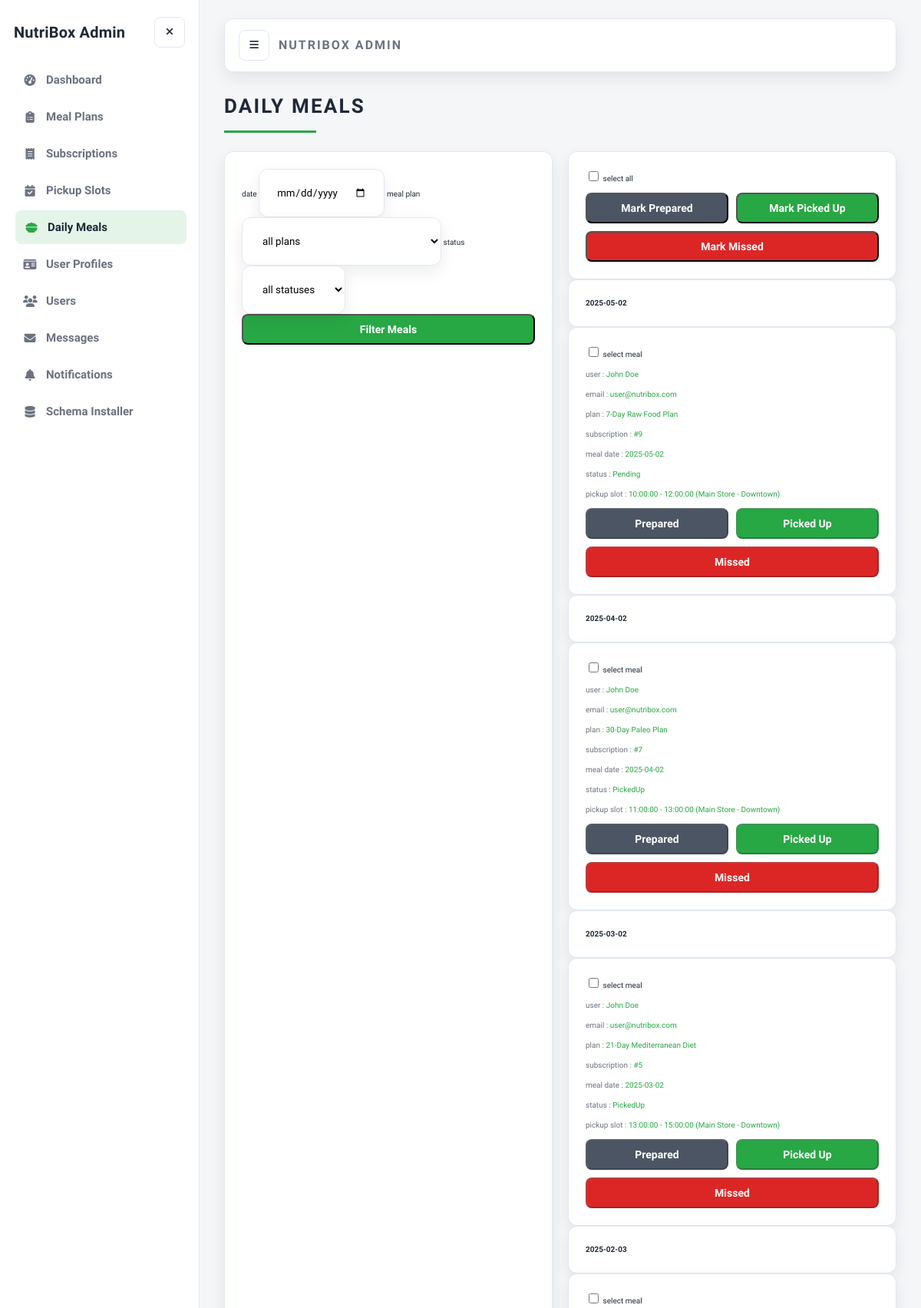
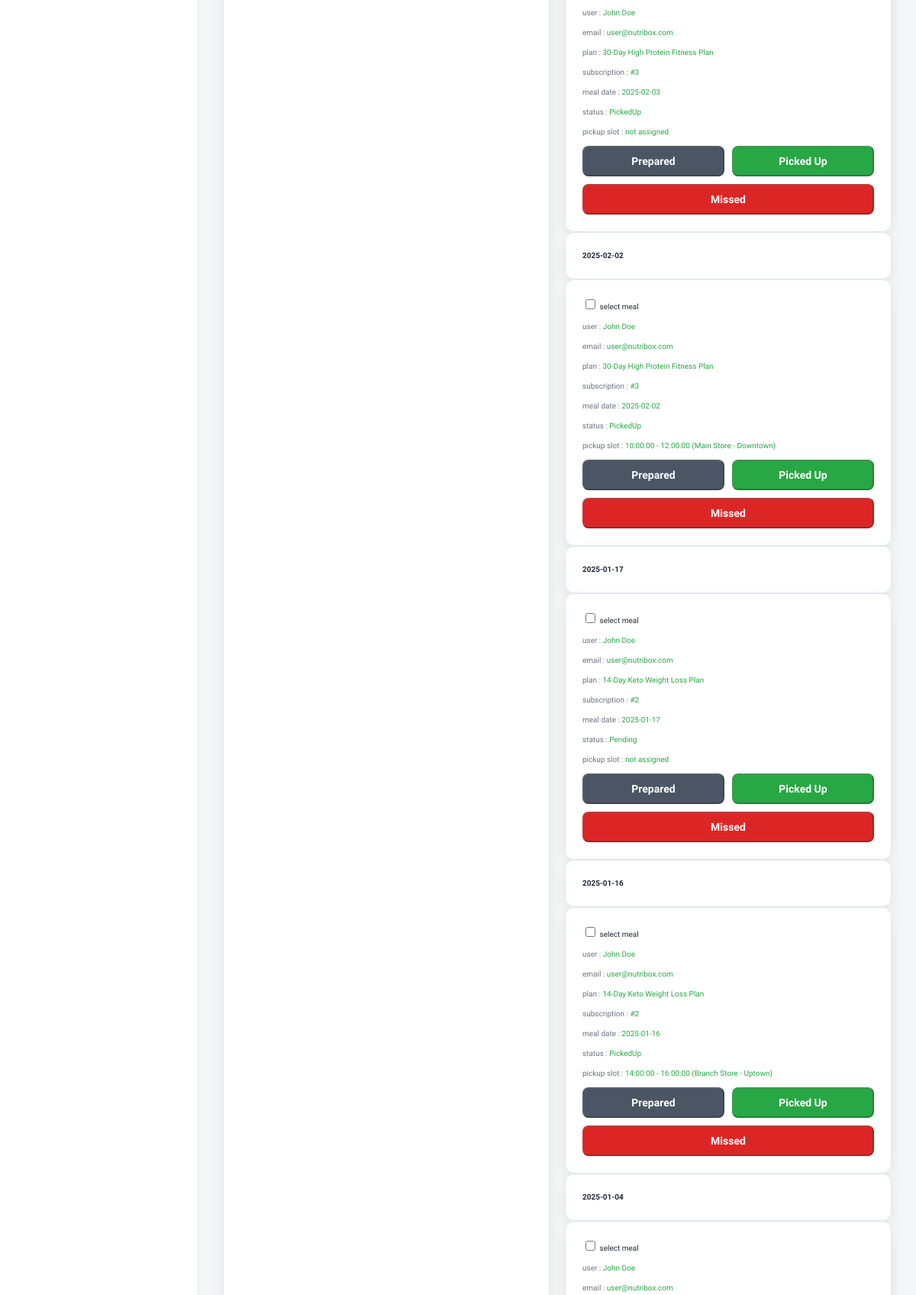
The page /admin/admin_daily_meals.php (signed in, upper part) on the database its author committed (2 pictures, top to bottom).
### tables this page shows
CREATE TABLE IF NOT EXISTS subscription_meals (
  id INT(100) NOT NULL AUTO_INCREMENT,
  subscription_id INT(100) NOT NULL,
  meal_date DATE NOT NULL,
  status VARCHAR(20) NOT NULL DEFAULT 'Pending',
  created_at TIMESTAMP NOT NULL DEFAULT CURRENT_TIMESTAMP,
  PRIMARY KEY (id),
  UNIQUE KEY unique_subscription_meal_date (subscription_id, meal_date),
  KEY idx_subscription_id (subscription_id),
  KEY idx_meal_date (meal_date)
);

CREATE TABLE IF NOT EXISTS users (
  id INT(100) NOT NULL AUTO_INCREMENT,
  name VARCHAR(100) NOT NULL,
  email VARCHAR(100) NOT NULL,
  password VARCHAR(255) NOT NULL,
  user_type VARCHAR(20) NOT NULL DEFAULT 'user',
  image VARCHAR(100) NOT NULL DEFAULT 'default-avatar.svg',
  PRIMARY KEY (id),
  UNIQUE KEY unique_email (email)
);

CREATE TABLE IF NOT EXISTS meal_plans (
  id INT(100) NOT NULL AUTO_INCREMENT,
  name VARCHAR(100) NOT NULL,
  description VARCHAR(500) NOT NULL,
  price INT(100) NOT NULL,
  duration INT(10) NOT NULL COMMENT 'Duration in days',
  calories INT(10) NOT NULL,
  diet_type VARCHAR(50) NOT NULL,
  image VARCHAR(100) NOT NULL,
  PRIMARY KEY (id)
);

CREATE TABLE IF NOT EXISTS subscription_pickup_slots (
  id INT(100) NOT NULL AUTO_INCREMENT,
  subscription_id INT(100) NOT NULL,
  pickup_slot_id INT(100) DEFAULT NULL,
  pickup_date DATE NOT NULL,
  time_from TIME NOT NULL,
  time_to TIME NOT NULL,
  location VARCHAR(255) NOT NULL,
  status VARCHAR(20) NOT NULL DEFAULT 'Assigned',
  created_at TIMESTAMP NOT NULL DEFAULT CURRENT_TIMESTAMP,
  updated_at TIMESTAMP NOT NULL DEFAULT CURRENT_TIMESTAMP ON UPDATE CURRENT_TIMESTAMP,
  PRIMARY KEY (id),
  KEY idx_subscription_id (subscription_id),
  KEY idx_pickup_slot_id (pickup_slot_id)
);

### admin/admin_daily_meals.php (the view, shortened to what this page needs)
<?php
require_once __DIR__ . "/admin_auth.php";
function subscription_is_expired($subscription)
{
    $status = isset($subscription["subscription_status"])
        ? $subscription["subscription_status"]
        : $subscription["status"] ?? "";
    if (!empty($subscription["end_date"])) {
        $today = new DateTime(date("Y-m-d"));
        $end_date = new DateTime($subscription["end_date"]);
        if ($end_date < $today) {
            return true;
        }
    }
    return false;
}
$filter_date = isset($_GET["date"]) ? trim($_GET["date"]) : "";
$conditions = [];
$params = [];
$where_sql = $conditions ? "WHERE " . implode(" AND ", $conditions) : "";
$meals = $conn->prepare(
    "SELECT sm.id, sm.subscription_id, sm.meal_date, sm.status AS meal_status, sm.created_at,
            s.status AS subscription_status, s.approval_status, s.end_date, u.name AS user_name, u.email,
            m.name AS meal_name, sps.time_from, sps.time_to, sps.location, sps.status AS pickup_status
     FROM `subscription_meals` AS sm
     INNER JOIN `subscriptions` AS s ON sm.subscription_id = s.id
     INNER JOIN `users` AS u ON s.user_id = u.id
     INNER JOIN `meal_plans` AS m ON s.meal_plan_id = m.id
     LEFT JOIN `subscription_pickup_slots` AS sps
       ON sps.subscription_id = sm.subscription_id AND sps.pickup_date = sm.meal_date AND sps.status != 'Cancelled'
     $where_sql
     ORDER BY sm.meal_date DESC, sm.id DESC",
);
$meals->execute($params);
?>
<!DOCTYPE html>
<html lang="en">
<head>
   <link rel="stylesheet" href="https://cdnjs.cloudflare.com/ajax/libs/font-awesome/6.1.1/css/all.min.css">
   <link rel="stylesheet" href="css/admin_style.css">
</head>
<body class="admin-body">
<?php include "admin_header.php"; ?>
<section class="placed-orders">
   <h1 class="title">daily meals</h1>
   <div class="box-container">
      <div class="box" style="width:100%;">
         <form action="" method="GET">
            <label for="date">date</label>
            <input type="date" name="date" id="date" class="box" value="<?= $filter_date ?>">
            <label for="plan_id">meal plan</label>
            <select name="plan_id" id="plan_id" class="box">
               <option value="" selected>all plans</option>
            </select>
            <label for="status">status</label>
            <select name="status" id="status" class="box">
               <option value="" selected>all statuses</option>
            </select>
            <input type="submit" class="btn" value="filter meals">
         </form>
      </div>
      <form action="" method="POST" style="width:100%;">
         <div class="box" style="width:100%;">
            <label><input type="checkbox" id="select-all"> select all</label>
            <div class="flex-btn" style="margin-top:1rem;">
               <button type="submit" name="bulk_action" value="bulk_prepared" class="option-btn">mark prepared</button>
               <button type="submit" name="bulk_action" value="bulk_picked_up" class="btn">mark picked up</button>
               <button type="submit" name="bulk_action" value="bulk_missed" class="delete-btn">mark missed</button>
            </div>
         </div>
         <?php if ($meals->rowCount() > 0) {
             $current_date = "";
             while ($meal = $meals->fetch(PDO::FETCH_ASSOC)) {
                 if ($current_date !== $meal["meal_date"]) {
                     $current_date = $meal["meal_date"]; ?>
                     <div class="box" style="width:100%;">
                        <strong><?= $current_date ?></strong>
                     </div>
                 <?php
                 }
                 $read_only =
                     $meal["subscription_status"] !== "Active" ||
                     $meal["approval_status"] !== "Approved" ||
                     $meal["meal_status"] === "PickedUp" ||
                     $meal["meal_status"] === "Delivered" ||
                     $meal["meal_status"] === "Missed" ||
                     subscription_is_expired($meal);
                 ?>
         <div class="box">
            <label>
               <input type="checkbox" name="meal_ids[]" value="<?= $meal[
                   "id"
               ] ?>" class="meal-checkbox">
               select meal
            </label>
            <p> user : <span><?= $meal["user_name"] ?></span> </p>
            <p> email : <span><?= $meal["email"] ?></span> </p>
            <p> plan : <span><?= $meal["meal_name"] ?></span> </p>
            <p> subscription : <span>#<?= $meal[
                "subscription_id"
            ] ?></span> </p>
            <p> meal date : <span><?= $meal["meal_date"] ?></span> </p>
            <p> status : <span><?= $meal["meal_status"] ?></span> </p>
            <p> pickup slot : <span>
               <?php if (!empty($meal["time_from"])) { ?>
                  <?= $meal["time_from"] ?> - <?= $meal[
     "time_to"
 ] ?> (<?= $meal["location"] ?>)
               <?php } else { ?>
                  not assigned
               <?php } ?>
            </span></p>
            <div class="flex-btn" style="margin-top:1rem;">
               <button type="submit" name="mark_prepared" value="<?= $meal[
                   "id"
               ] ?>" class="option-btn" <?= $read_only ||
$meal["meal_status"] !== "Pending"
    ? "disabled"
    : "" ?>>prepared</button>
               <button type="submit" name="mark_picked_up" value="<?= $meal[
                   "id"
               ] ?>" class="btn" <?= $read_only ||
$meal["meal_status"] !== "Prepared"
    ? "disabled"
    : "" ?>>picked up</button>
               <button type="submit" name="mark_missed" value="<?= $meal[
                   "id"
               ] ?>" class="delete-btn" <?= $read_only ||
$meal["meal_status"] !== "Prepared"
    ? "disabled"
    : "" ?>>missed</button>
            </div>
         </div>
         <?php
             }
         } else {
             echo '<p class="empty">no daily meals found!</p>';
         } ?>
      </form>
   </div>
</section>
<?php include "admin_footer.php"; ?>
</body>
</html>

### admin/css/admin_style.css (style rules this page uses)
:root { --admin-bg: #f5f6f8; --admin-card: #ffffff; --admin-text: #1f2937; --admin-muted: #6b7280; --admin-border: #e2e8f0; --admin-accent: #28a745; --admin-accent-soft: rgba(40, 167, 69, 0.12); --admin-danger: #dc2626; --admin-shadow: 0 8px 20px rgba(15, 23, 42, 0.08); --admin-shadow-hover: 0 14px 28px rgba(15, 23, 42, 0.12); --admin-sidebar-width: 260px; }
.admin-body, .admin-body * { box-sizing: border-box; }
.admin-body { font-family: "Source Sans 3", sans-serif; margin: 0; background: var(--admin-bg); color: var(--admin-text); min-height: 100vh; line-height: 1.6; animation: adminFadeIn 0.45s ease both; }
html { font-size: 62.5%; scroll-behavior: smooth; }
section { padding: 0; max-width: 1200px; margin: 0 auto 3rem; }
.title { text-align: left; margin: 0 0 2.4rem; text-transform: uppercase; color: var(--admin-text); font-size: 2.6rem; font-weight: 700; letter-spacing: 0.22rem; }
.title::after { content: ""; width: 120px; height: 3px; background: var(--admin-accent); display: block; margin-top: 1rem; }
.btn, .delete-btn, .option-btn { display: inline-block; width: 100%; padding: 1rem 1.6rem; border-radius: 0.8rem; font-size: 1.4rem; font-weight: 600; text-transform: capitalize; text-align: center; cursor: pointer; transition: transform 0.2s ease, box-shadow 0.2s ease, background 0.2s ease; }
.admin-body input, .admin-body select, .admin-body textarea, .admin-body button { font-family: inherit; }
.btn { background: var(--admin-accent); color: #fff; }
.option-btn { background: #4b5563; color: #fff; }
.delete-btn { background: var(--admin-danger); color: #fff; }
.flex-btn { display: flex; flex-wrap: wrap; gap: 1rem; }
.flex-btn > * { flex: 1; min-width: 140px; }
.dashboard .box-container, .show-products .box-container, .placed-orders .box-container, .user-accounts .box-container, .messages .box-container { display: grid; grid-template-columns: repeat(auto-fit, minmax(26rem, 1fr)); gap: 2rem; align-items: stretch; }
.dashboard .box-container .box, .show-products .box-container .box, .placed-orders .box-container .box, .user-accounts .box-container .box, .messages .box-container .box { background: var(--admin-card); border: 1px solid var(--admin-border); border-radius: 1.2rem; padding: 2.2rem; box-shadow: var(--admin-shadow); transition: transform 0.2s ease, box-shadow 0.2s ease; animation: adminCardIn 0.45s ease both; }
.show-products .box-container .box .cat, .placed-orders .box-container .box p span, .user-accounts .box-container .box p span, .messages .box-container .box p span { color: var(--admin-accent); }
.show-products .box-container .box .details, .placed-orders .box-container .box p, .user-accounts .box-container .box p, .messages .box-container .box p { color: var(--admin-muted); }

### rows shown on the page
subscription_meals: meal_date "2025-05-02", users.name "John Doe", users.email "user@nutribox.com", meal_plans.name "7-Day Raw Food Plan", subscription "9", status "Pending", subscription_pickup_slots.time_from "10:00:00", subscription_pickup_slots.time_to "12:00:00", subscription_pickup_slots.location "Main Store - Downtown"
subscription_meals: meal_date "2025-04-02", users.name "John Doe", users.email "user@nutribox.com", meal_plans.name "30-Day Paleo Plan", subscription "7", status "PickedUp", subscription_pickup_slots.time_from "11:00:00", subscription_pickup_slots.time_to "13:00:00", subscription_pickup_slots.location "Main Store - Downtown"
subscription_meals: meal_date "2025-03-02", users.name "John Doe", users.email "user@nutribox.com", meal_plans.name "21-Day Mediterranean Diet", subscription "5", status "PickedUp", subscription_pickup_slots.time_from "13:00:00", subscription_pickup_slots.time_to "15:00:00", subscription_pickup_slots.location "Main Store - Downtown"
subscription_meals: meal_date "2025-02-03", users.name "John Doe", users.email "user@nutribox.com", meal_plans.name "30-Day High Protein Fitness Plan", subscription "3", status "PickedUp", shows "not assigned"
subscription_meals: meal_date "2025-02-02", users.name "John Doe", users.email "user@nutribox.com", meal_plans.name "30-Day High Protein Fitness Plan", subscription "3", status "PickedUp", subscription_pickup_slots.time_from "10:00:00", subscription_pickup_slots.time_to "12:00:00", subscription_pickup_slots.location "Main Store - Downtown"
subscription_meals: meal_date "2025-01-17", users.name "John Doe", users.email "user@nutribox.com", meal_plans.name "14-Day Keto Weight Loss Plan", subscription "2", status "Pending", shows "not assigned"
subscription_meals: meal_date "2025-01-16", users.name "John Doe", users.email "user@nutribox.com", meal_plans.name "14-Day Keto Weight Loss Plan", subscription "2", status "PickedUp", subscription_pickup_slots.time_from "14:00:00", subscription_pickup_slots.time_to "16:00:00", subscription_pickup_slots.location "Branch Store - Uptown"
subscription_meals: meal_date "2025-01-04", users.name "John Doe", users.email "user@nutribox.com"

### other values the page prints
$label "Dashboard Meal Plans Subscriptions Pickup Slots Daily Meals User Profiles Users Messages Notifications Schema Installer"
